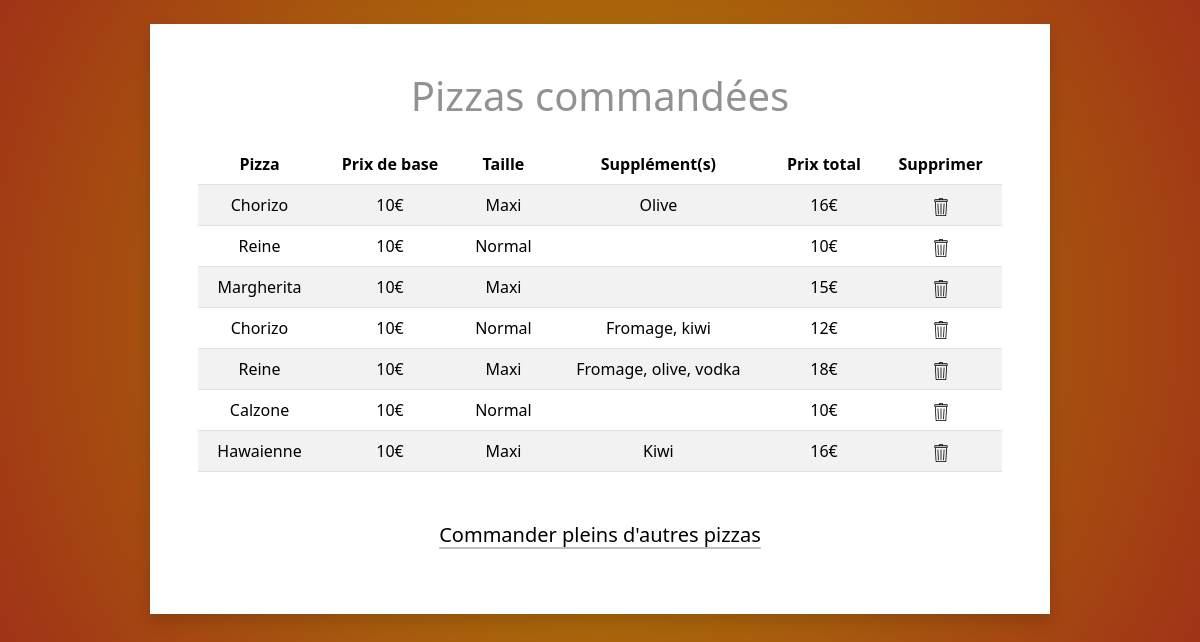
Page /liste.php on the committed database.
### tables this page shows
CREATE TABLE `pizza` (
  `pizza_id` int NOT NULL,
  `pizza_name` varchar(30) NOT NULL,
  `pizza_size` tinyint(1) NOT NULL,
  `pizza_price_base` int NOT NULL,
  `pizza_price_total` int NOT NULL,
  `pizza_supp` varchar(50) DEFAULT NULL
);

### liste.php (the view, shortened to what this page needs)
<!DOCTYPE html>
<html lang="en">
<head>
    <link rel="stylesheet" href="https://cdn.jsdelivr.net/npm/bootstrap@5.3.3/dist/css/bootstrap.min.css"
>
    <link rel="stylesheet" href="style/style.css">
</head>
<body>
    <div class="col-xxl-5 col-md-9 col-12 mx-auto my-4 p-5 bg-white shadow">
        <h1 class="text-center text-body-tertiary mb-4">
            Pizzas commandées
        </h1>
        <table class="table table-striped text-center mb-5">
            <thead>
                <tr class="en-tete">
                    <th scope="col-1">Pizza</th>
                    <th scope="col-1">Prix de base</th>
                    <th scope="col-1">Taille</th>
                    <th scope="col-1">Supplément(s)</th>
                    <th scope="col-1">Prix total</th>
                    <th scope="col-1">Supprimer</th>
                </tr>
            </thead>
            <tbody>
                <?php
                $pdo = new PDO("mysql:host=localhost;dbname=marios_pizza", "root", "1234");
                $sql = "SELECT * FROM pizza ORDER BY pizza_id";
                $stmt = $pdo->query($sql);
                $pizzas = $stmt->fetchAll(PDO::FETCH_ASSOC);
                foreach ($pizzas as $pizza) {
                ?>
                    <tr class="bg-light-subtle">
                        <td><?= ucfirst($pizza["pizza_name"]) ?></td>
                        <td><?= $pizza["pizza_price_base"] ?>€</td>
                        <td><?= $pizza["pizza_size"] ? "Maxi" : "Normal"  ?></td>
                        <td><?= ucfirst($pizza["pizza_supp"]) ?></td>
                        <td><?= $pizza["pizza_price_total"] ?>€</td>
                        <td>
                            <span data-toggle="tooltip" title="supprimer">
                                <a class="text-danger px-3" href="./controller/delete_pizza.php?id=<?= $pizza['pizza_id'] ?>">
                                    <img src="./style/trash.svg" alt="Poubelle" width="18px">
                                </a>
                            </span>
                        </td>
                    </tr>
                <?php
                }
                ?>
            </tbody>
        </table>
        <p class="text-center">
            <a href="index.php"
                class="link-body-emphasis link-offset-2 link-underline-opacity-25 link-underline-opacity-50-hover fs-5">
                Commander pleins d'autres pizzas
            </a>
        </p>
    </div>
</body>
</html>

### style/style.css (style rules this page uses)
body { background: radial-gradient(circle, #b18d00 0%, #a13317 100%); }

### rows in the picture
pizza: pizza_name "Chorizo", pizza_price_base "10", pizza_size "Maxi", pizza_supp "Olive", pizza_price_total "16"
pizza: pizza_name "Reine", pizza_price_base "10", pizza_size "Normal", pizza_price_total "10"
pizza: pizza_name "Margherita", pizza_price_base "10", pizza_size "Maxi", pizza_price_total "15"
pizza: pizza_name "Chorizo", pizza_price_base "10", pizza_size "Normal", pizza_supp "Fromage, kiwi", pizza_price_total "12"
pizza: pizza_name "Reine", pizza_price_base "10", pizza_size "Maxi", pizza_supp "Fromage, olive, vodka", pizza_price_total "18"
pizza: pizza_name "Calzone", pizza_price_base "10", pizza_size "Normal", pizza_price_total "10"
pizza: pizza_name "Hawaienne", pizza_price_base "10", pizza_size "Maxi", pizza_supp "Kiwi", pizza_price_total "16"
